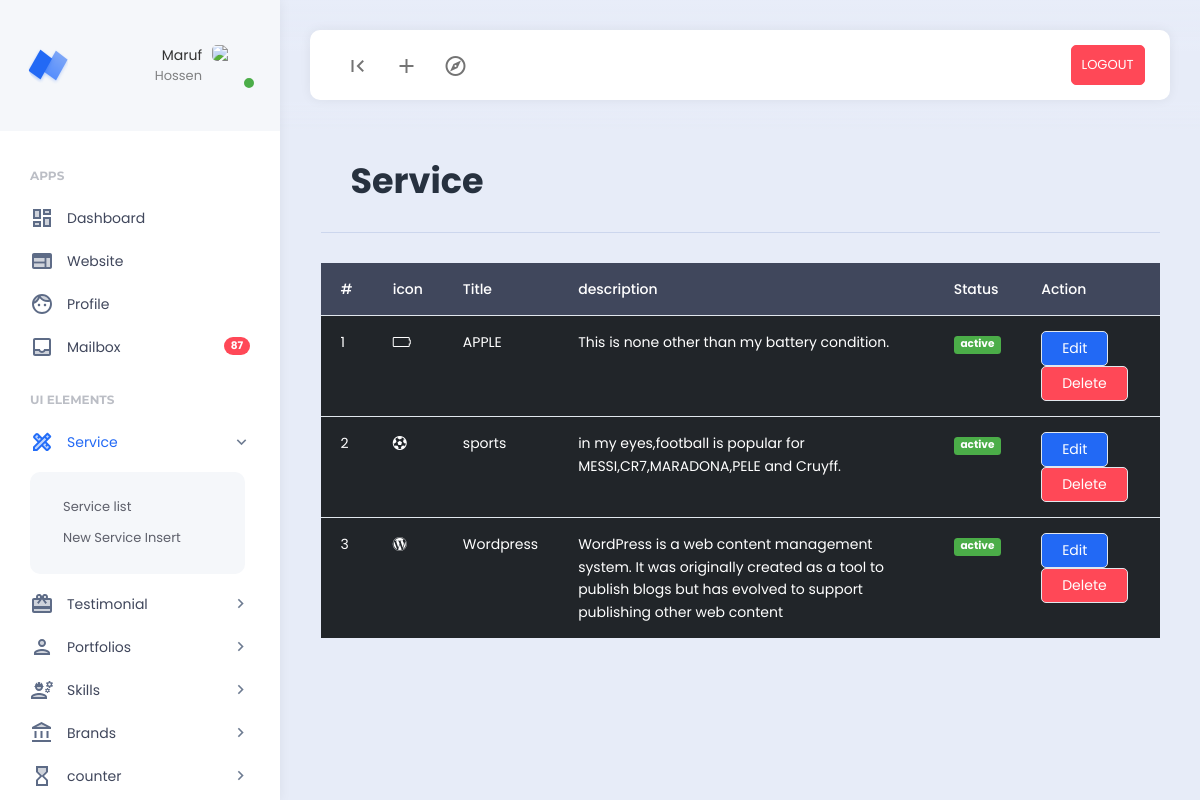
Page /dashboard/service.php (signed in) on the committed database.
### tables this page shows
CREATE TABLE `services` (
  `id` int NOT NULL,
  `service_title` varchar(100) NOT NULL,
  `description` longtext NOT NULL,
  `icon` varchar(100) NOT NULL,
  `status` varchar(100) NOT NULL DEFAULT 'deactive'
);

### dashboard/service.php (the view, shortened to what this page needs)
<?php
include('./extends/header.php');
include("../config/db.php");
$select_service = "SELECT * FROM services";
$service = mysqli_query($db_connect,$select_service);
$serial = 0;
?>
<div class="row">
        <div class="col">
            <div class="page-description">
            <h1>Service</h1>
            </div>
        </div>
</div>
    <div class="row">
        <div class="col-12">
        <table class="table table-dark table-hover">
  <thead>
    <tr>
      <th scope="col">#</th>
      <th scope="col">icon</th>
      <th scope="col">Title</th>
      <th scope="col">description</th>
      <th scope="col">Status</th>
      <th scope="col">Action</th>
    </tr>
  </thead>
  <tbody>
    <?php  foreach($service as $service) :?>
  <tr>
      <td scope="row"><?= ++$serial?></td>
      <td><i class="<?= $service['icon']?>"></i></td>
      <td><?= $service['service_title']?></td>
      <td><?= $service['description']?></td>
      <td>
        <?php if($service['status'] =="active"):?>
        <a class="badge bg-success" href="service_post.php?change_status=<?= $service['id']?>"><?= $service['status']?></a>
        <?php else: ?>
        <a class="badge bg-danger" href="service_post.php?change_status=<?= $service['id']?>"><?= $service['status']?></a>
        <?php endif; ?>
      </td>
      <td>
        <a class="btn btn-primary" href="service_edit.php?edit_id=<?= $service['id']?>">Edit</a>
        <a class="btn btn-danger" href="service_post.php?delete_id=<?= $service['id']?>">Delete</a>
      </td>
    </tr>
    <?php endforeach;?>
  </tbody>
</table>
        </div>
    </div>
<?php
include('./extends/footer.php');
?>

### rows in the picture
services: service_title "APPLE", description "This is none other than my battery condition.", status "active"
services: service_title "sports", description "in my eyes,football is popular for MESSI,CR7,MARADONA,PELE and Cruyff.", status "active"
services: service_title "Wordpress", description "WordPress is a web content management system. It was originally created as a tool to publish blogs but has evolved to support publishing other web content", status "active"

### other values in the picture
$_SESSION['admin_name'] "Maruf"
$_SESSION['admin_email'] "Hossen"
